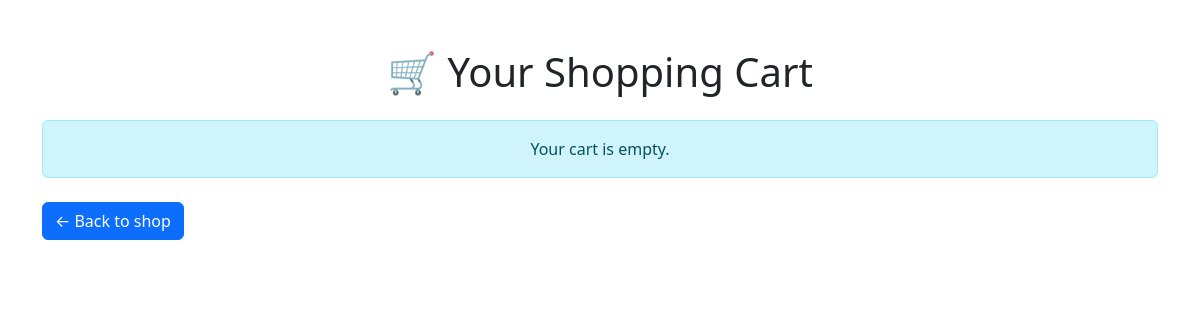
The page /cart/ (signed in) on the database as committed earlier.
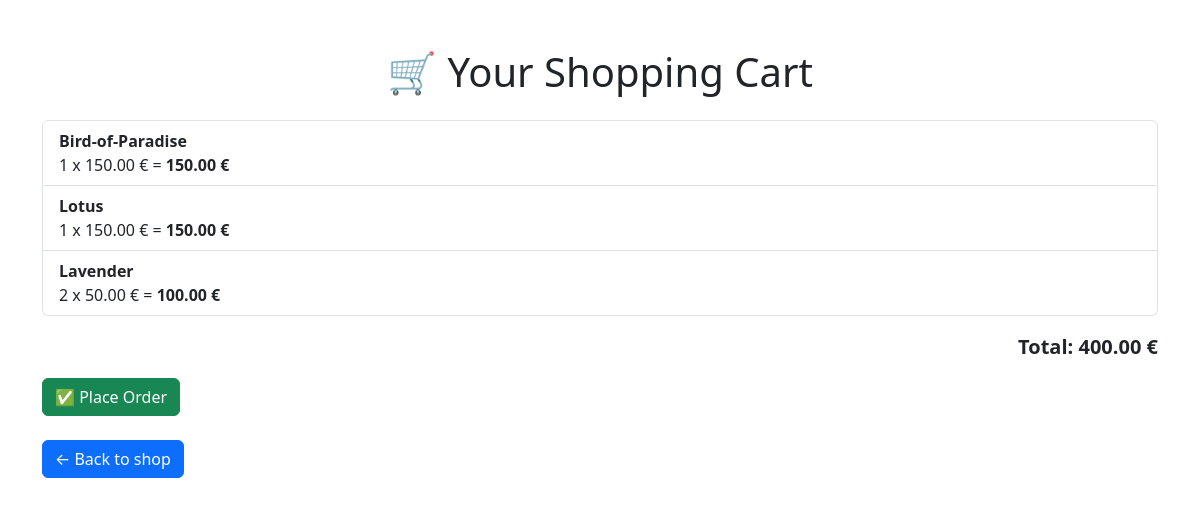
The same page on the database as committed later.
### store/models.py (models this page shows, shortened)
class LigneCommande(models.Model):
    commande = models.ForeignKey(Commande, on_delete=models.CASCADE)
    produit = models.ForeignKey(Product, on_delete=models.CASCADE)
    quantite = models.IntegerField(default=1)
    def get_total(self):
        return self.produit.price * self.quantite

class Product(models.Model):
    name = models.CharField(max_length=100)
    description = models.TextField()
    price = models.DecimalField(max_digits=8, decimal_places=2)
    image = models.ImageField(upload_to='products/', null=True, blank=True)  # Image facultative

### store/views.py (the view)
# urls.py: path('cart/', views.cart_detail, name='cart_detail'),
@login_required
def cart_detail(request):
    utilisateur = request.user
    commande = Commande.objects.filter(utilisateur=utilisateur, complete=False).first()
    items = commande.lignecommande_set.all() if commande else []
    total = sum([item.get_total() for item in items])
    return render(request, 'store/cart.html', {
        'items': items,
        'total': total
    })

### store/templates/store/cart.html (shortened to what this page needs)
<!DOCTYPE html>
<html lang="en">
<head>
    <link href="https://cdn.jsdelivr.net/npm/bootstrap@5.3.3/dist/css/bootstrap.min.css" rel="stylesheet">
</head>
<body class="container my-5">
    <h1 class="mb-4 text-center">🛒 Your Shopping Cart</h1>
    {% if items %}
        <ul class="list-group mb-3">
            {% for item in items %}
                <li class="list-group-item d-flex justify-content-between align-items-center">
                    <div>
                        <strong>{{ item.produit.name }}</strong><br>
                        {{ item.quantite }} x {{ item.produit.price }} € =
                        <strong>{{ item.get_total }} €</strong>
                    </div>
                </li>
            {% endfor %}
        </ul>
        <p class="fw-bold fs-5 text-end">Total: {{ total }} €</p>
        <form method="post" action="{% url 'valider_commande' %}">
            <button type="submit" class="btn btn-success">✅ Place Order</button>
        </form>
    {% else %}
        <div class="alert alert-info text-center">
            Your cart is empty.
        </div>
    {% endif %}
    <div class="mt-4">
        <a href="{% url 'home' %}" class="btn btn-primary">← Back to shop</a>
    </div>
</body>
</html>

Rows that differ between the two databases and show on the page:
added LigneCommande: produit.name "Bird-of-Paradise", quantite "1", produit.price "150.00", get_total "150.00"
added LigneCommande: produit.name "Lotus", quantite "1", produit.price "150.00", get_total "150.00"
added LigneCommande: produit.name "Lavender", quantite "2", produit.price "50.00", get_total "100.00"
Other text that changed with them:
{{ total }}: (not shown) → "400.00"
text no longer shown: "Your cart is empty."
text now shown: "Total: € ✅ Place Order"
